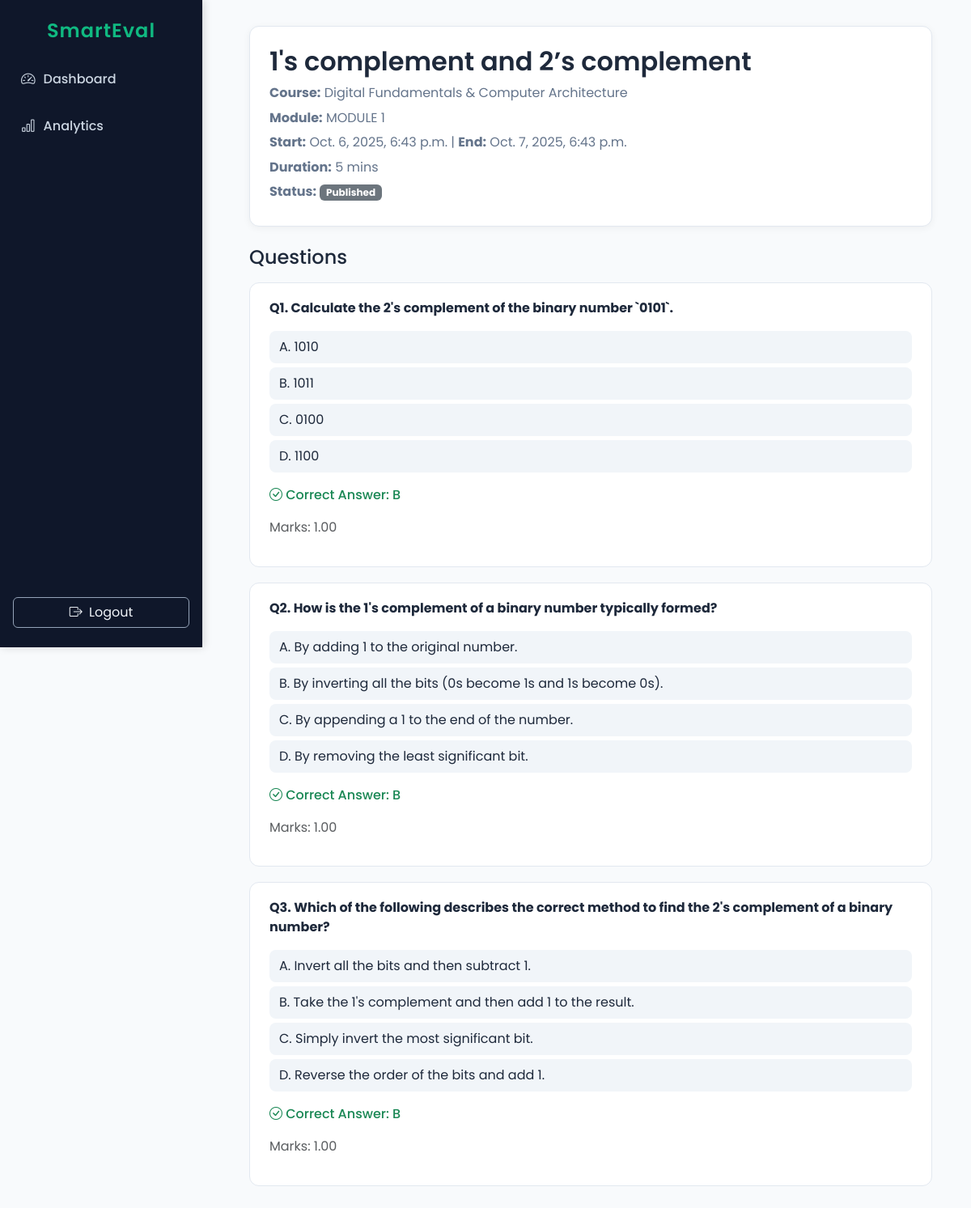
Screenshot of /quiz/28/ (signed in) with the database file from the repository.
### evaluation/models.py (models this page shows, shortened)
class Quiz(models.Model):
    STATUS_CHOICES = (
        ("Draft", "Draft"),
        ("Published", "Published"),
    )
    course = models.ForeignKey(Course, on_delete=models.CASCADE, related_name="quizzes")
    module = models.ForeignKey(Module, null=True, blank=True, on_delete=models.SET_NULL, related_name="quizzes")
    teacher = models.ForeignKey(
        settings.AUTH_USER_MODEL,
        limit_choices_to={'role': 'Teacher'},
        null=True,
        blank=True,
        on_delete=models.SET_NULL
    )
    title = models.CharField(max_length=200)
    topic = models.CharField(max_length=100, blank=True, null=True)
    start_time = models.DateTimeField(null=True, blank=True)
    end_time = models.DateTimeField(null=True, blank=True)
    duration = models.PositiveIntegerField(
        help_text="Time in minutes", null=True, blank=True
    )
    total_marks = models.DecimalField(max_digits=6, decimal_places=2, default=0)
    marks_per_question = models.DecimalField(
        max_digits=5, decimal_places=2, null=True, blank=True,
        help_text="If set, applies same mark to all questions"
    )
    status = models.CharField(max_length=10, choices=STATUS_CHOICES, default="Draft")
    batches = models.ManyToManyField(Batch, blank=True, related_name="quizzes")
    created_at = models.DateTimeField(auto_now_add=True, null=True)
    updated_at = models.DateTimeField(auto_now=True)

class Course(models.Model):
    course_code = models.CharField(max_length=20)
    name = models.CharField(max_length=100, blank=True, null=True)
    semester = models.ForeignKey(Semester, on_delete=models.CASCADE)
    students = models.ManyToManyField(settings.AUTH_USER_MODEL, related_name='courses_enrolled', blank=True)
    assigned_teacher = models.ForeignKey(
        settings.AUTH_USER_MODEL,
        limit_choices_to={'role': 'Teacher'},
        null=True,
        blank=True,
        on_delete=models.SET_NULL   # ✅ persists if teacher deleted
    )
    class Meta:
        unique_together = ('course_code', 'semester')

class Module(models.Model):
    course = models.ForeignKey(Course, on_delete=models.CASCADE, related_name="modules")
    name = models.CharField(max_length=50)
    class Meta:
        unique_together = ('course', 'name')

class Question(models.Model):
    DIFFICULTY_CHOICES = (
        ("Easy", "Easy"),
        ("Medium", "Medium"),
        ("Hard", "Hard"),
    )
    course = models.ForeignKey(Course, on_delete=models.CASCADE)
    quiz = models.ForeignKey(
        Quiz,
        on_delete=models.CASCADE,
        related_name='questions',
        null=True,
        blank=True
    )
    module = models.ForeignKey(Module, null=True, blank=True, on_delete=models.SET_NULL)
    topic_tag = models.CharField(max_length=100, blank=True)
    question_text = models.TextField()
    option_a = models.CharField(max_length=200)
    option_b = models.CharField(max_length=200)
    option_c = models.CharField(max_length=200)
    option_d = models.CharField(max_length=200)
    correct_ans = models.CharField(
        max_length=1,
        choices=[('A', 'A'), ('B', 'B'), ('C', 'C'), ('D', 'D')]
    )
    difficulty = models.CharField(max_length=10, choices=DIFFICULTY_CHOICES, default="Medium")
    marks = models.DecimalField(max_digits=5, decimal_places=2, default=1)
    created_by = models.ForeignKey(   # ✅ persists if teacher deleted
        settings.AUTH_USER_MODEL,
        limit_choices_to={'role': 'Teacher'},
        null=True,
        blank=True,
        on_delete=models.SET_NULL
    )
    is_ai_generated = models.BooleanField(default=False)

### evaluation/views.py (the view)
# urls.py: path('quiz/<int:quiz_id>/', views.quiz_detail, name="quiz_detail"),
@login_required
def quiz_detail(request, quiz_id):
    quiz = get_object_or_404(Quiz, id=quiz_id)
    questions = quiz.questions.all()
    return render(request, "quiz_detail.html", {
        "quiz": quiz,
        "questions": questions
    })

### templates/quiz_detail.html (shortened to what this page needs)
{% load static %}
<!DOCTYPE html>
<html lang="en">
<head>
  <link href="https://cdn.jsdelivr.net/npm/bootstrap@5.3.2/dist/css/bootstrap.min.css" rel="stylesheet">
  <link href="https://cdn.jsdelivr.net/npm/bootstrap-icons@1.11.1/font/bootstrap-icons.css" rel="stylesheet">
</head>
<body>
<div class="sidebar">
  <div>
    <h4>SmartEval</h4>
    <nav class="nav flex-column">
      <a class="nav-link" href="{% url 'teacher_dashboard' %}">
        <i class="bi bi-speedometer2"></i> Dashboard
      </a>
      <a class="nav-link" href="#">
        <i class="bi bi-bar-chart"></i> Analytics
      </a>
    </nav>
  </div>
  <form method="POST" action="{% url 'logout' %}">
    <button type="submit" class="btn btn-logout w-100 mt-3">
      <i class="bi bi-box-arrow-right me-1"></i> Logout
    </button>
  </form>
</div>
<div class="main-content">
  <div class="quiz-info">
    <h2>{{ quiz.title }}</h2>
    <p><strong>Course:</strong> {{ quiz.course.name }}</p>
    <p><strong>Module:</strong> {{ quiz.module.name }}</p>
    <p><strong>Start:</strong> {{ quiz.start_time }} | <strong>End:</strong> {{ quiz.end_time }}</p>
    <p><strong>Duration:</strong> {{ quiz.duration }} mins</p>
    <p><strong>Status:</strong>
      <span class="badge {% if quiz.status == 'Active' %}bg-success{% else %}bg-secondary{% endif %}">
        {{ quiz.status }}
      </span>
    </p>
  </div>
  <h4 class="mb-3">Questions</h4>
  {% if questions %}
    {% for q in questions %}
      <div class="question-card">
        <p><strong>Q{{ forloop.counter }}. {{ q.question_text }}</strong></p>
        <ul>
          <li>A. {{ q.option_a }}</li>
          <li>B. {{ q.option_b }}</li>
          <li>C. {{ q.option_c }}</li>
          <li>D. {{ q.option_d }}</li>
        </ul>
        <p class="text-success"><i class="bi bi-check-circle"></i> Correct Answer: {{ q.correct_ans }}</p>
        <p class="text-muted">Marks: {{ q.marks }}</p>
      </div>
    {% endfor %}
  {% else %}
    <div class="alert alert-light border text-center">
      No questions added yet for this quiz.
    </div>
  {% endif %}
</div>
</body>
</html>

### templates/quiz_detail.html (style rules this page uses)
:root { --primary-color: #10b981; --secondary-color: #0f172a; --light-bg: #f8fafc; --text-color: #1e293b; --muted-text: #64748b; --card-bg: #ffffff; --border-color: #e2e8f0; }
body { font-family: 'Poppins', sans-serif; background-color: var(--light-bg); color: var(--text-color); margin: 0; overflow-x: hidden; }
.sidebar { width: 250px; height: 100vh; background-color: var(--secondary-color); position: fixed; top: 0; left: 0; color: white; display: flex; flex-direction: column; justify-content: space-between; padding: 1.5rem 1rem; box-shadow: 2px 0 10px rgba(0, 0, 0, 0.15); z-index: 1000; }
.sidebar h4 { text-align: center; font-weight: 600; color: var(--primary-color); margin-bottom: 1rem; letter-spacing: 1px; }
.nav-link { color: #cbd5e1; margin: 8px 0; font-weight: 500; display: flex; align-items: center; padding: 8px 10px; border-radius: 6px; transition: all 0.3s ease; }
.nav-link i { font-size: 1.1rem; margin-right: 10px; }
.main-content { margin-left: 260px; padding: 2rem 3rem; transition: all 0.3s ease; }
.main-content h2 { font-weight: 600; margin-bottom: 0.5rem; }
.quiz-info { background: var(--card-bg); border: 1px solid var(--border-color); border-radius: 12px; padding: 1.5rem; margin-bottom: 1.5rem; box-shadow: 0 2px 10px rgba(0, 0, 0, 0.05); transition: all 0.3s ease; }
.quiz-info p { margin-bottom: 0.4rem; color: var(--muted-text); }
.question-card { background: var(--card-bg); border: 1px solid var(--border-color); border-radius: 12px; padding: 1.2rem 1.5rem; margin-bottom: 1.2rem; transition: all 0.2s ease; }
.question-card strong { color: var(--text-color); }
.question-card ul { list-style: none; padding-left: 0; }
.question-card li { background: #f1f5f9; border-radius: 8px; padding: 8px 12px; margin: 5px 0; }
.question-card .text-success { margin-top: 5px; font-weight: 500; }
.btn-logout { background-color: transparent; border: 1px solid #94a3b8; color: #f1f5f9; transition: all 0.3s ease; }

### rows the page displays
Quiz: title "1's complement and 2’s complement", course.name "Digital Fundamentals & Computer Architecture", module.name "MODULE 1", start_time "Oct. 6, 2025, 6:43 p.m.", end_time "Oct. 7, 2025, 6:43 p.m.", duration "5", status "Published"
Question: question_text "Calculate the 2's complement of the binary number `0101`.", option_a "1010", option_b "1011", option_c "0100", option_d "1100", correct_ans "B", marks "1.00"
Question: question_text "How is the 1's complement of a binary number typically formed?", option_a "By adding 1 to the original number.", option_b "By inverting all the bits (0s become 1s and 1s become 0s).", option_c "By appending a 1 to the end of the number.", option_d "By removing the least significant bit.", correct_ans "B", marks "1.00"
Question: question_text "Which of the following describes the correct method to find the 2's complement of a binary number?", option_a "Invert all the bits and then subtract 1.", option_b "Take the 1's complement and then add 1 to the result.", option_c "Simply invert the most significant bit.", option_d "Reverse the order of the bits and add 1.", correct_ans "B", marks "1.00"
